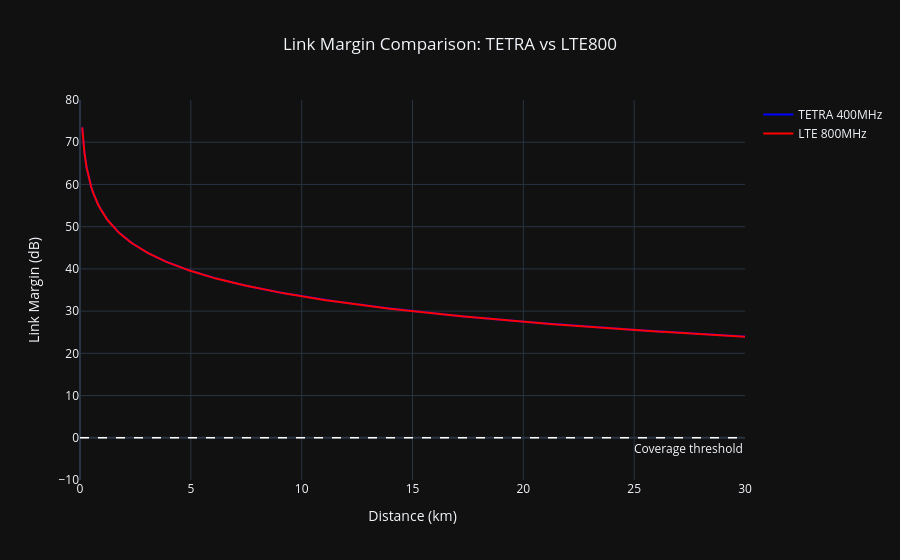

Notebook cell for this chart:
### Markdown cell above
### Link Margin vs Distance

When receiver sensitivity is applied, the curves overlap significantly.
TETRA's better sensitivity (-100 dBm vs -95 dBm for LTE800) partially compensates
for its lower received power, producing comparable link margin across the full range.

This demonstrates a fundamental principle in link budget engineering:
**system performance cannot be evaluated from a single parameter** —
TX power, antenna gain, frequency and receiver sensitivity all interact
to determine the final coverage performance.

### Code cell
print_coverage(tetra.name,value0_tetra,distance)
print_coverage(lte800.name,value0_lte,distance)
fig = go.Figure()

fig.add_trace(go.Scatter(x=distance, y=margin_tetra, name="TETRA 400MHz", line=dict(color="blue")))

fig.add_trace(go.Scatter(x=distance, y=margin_lte, name="LTE 800MHz", line=dict(color="red")))

fig.add_hline(
    y=0,
    line=dict(color='white', width=1.5, dash='dash'),
    annotation_text='Coverage threshold',
    annotation_position='bottom right'
)


fig.update_layout(
    template='plotly_dark',
    title=dict(text ='Link Margin Comparison: TETRA vs LTE800', x=0.5),
    xaxis=dict(range=[0, 30]), xaxis_title='Distance (km)',
    yaxis=dict(range=[-10, 80]), yaxis_title='Link Margin (dB)',

)

### Figure 1 — Plotly figure (JSON) as saved in the notebook; plotly's stock layout.template omitted (floating-point values rounded to 4 significant figures; data arrays with more than 128 entries replaced by an {"elided": "..."} marker saying what was removed)
{"data": [{"line": {"color": "blue"}, "name": "TETRA 400MHz", "x": {"elided": "300 float values"}, "y": {"elided": "300 float values"}, "type": "scatter"}, {"line": {"color": "red"}, "name": "LTE 800MHz", "x": {"elided": "300 float values"}, "y": {"elided": "300 float values"}, "type": "scatter"}], "layout": {"shapes": [{"line": {"color": "white", "dash": "dash", "width": 1.5}, "type": "line", "x0": 0, "x1": 1, "xref": "x domain", "y0": 0, "y1": 0, "yref": "y"}], "annotations": [{"showarrow": false, "text": "Coverage threshold", "x": 1, "xanchor": "right", "xref": "x domain", "y": 0, "yanchor": "top", "yref": "y"}], "title": {"text": "Link Margin Comparison: TETRA vs LTE800", "x": 0.5}, "xaxis": {"range": [0, 30], "title": {"text": "Distance (km)"}}, "yaxis": {"range": [-10, 80], "title": {"text": "Link Margin (dB)"}}}}
